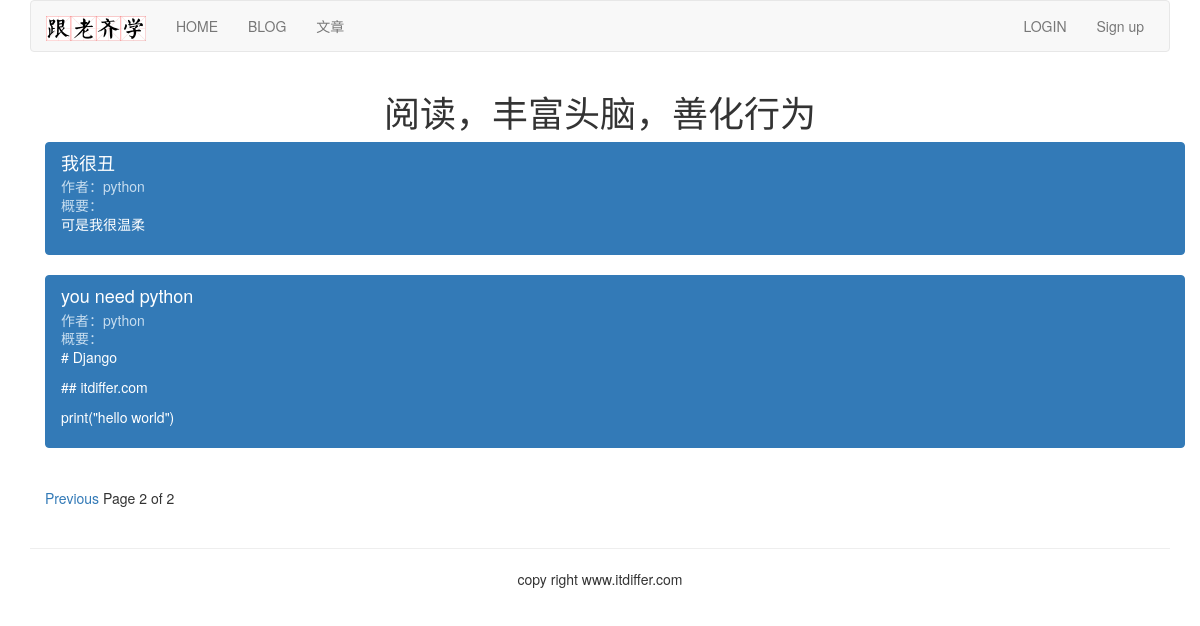
Page /article/list-article-titles/?page=2 on the committed database.
### article/models.py (models this page shows, shortened)
class ArticlePost(models.Model):
	author = models.ForeignKey(User, on_delete=models.CASCADE, related_name="article")
	title = models.CharField(max_length=200)
	slug = models.SlugField(max_length=500)
	column = models.ForeignKey(ArticleColumn, on_delete=models.CASCADE, related_name="article_column")
	body = models.TextField()
	created = models.DateTimeField(default=timezone.now)    #②
	updated = models.DateTimeField(auto_now=True)
	class Meta:
		ordering = ("-updated",)
		index_together = (('id', 'slug'),)    #③
	def get_url_path(self):
		return reverse("article:list_article_detail", args=[self.id, self.slug])

### article/list_views.py (the view)
# urls.py: path('list-article-titles/', list_views.article_titles, name="article_titles"),
def article_titles(request):
	articles_title = ArticlePost.objects.all()
	paginator = Paginator(articles_title, 2)
	page = request.GET.get('page')
	try:
		current_page = paginator.page(page)
		articles = current_page.object_list
	except PageNotAnInteger:
		current_page = paginator.page(1)
		articles = current_page.object_list
	except EmptyPage:
		current_page = paginator.page(paginator.num_pages)
		articles = current_page.object_list
	return render(request, "article/list/article_titles.html", {"articles":articles, "page": current_page})

### templates/article/list/article_titles.html (shortened to what this page needs)
{% extends "base.html" %}
{% block content %}
<div class="row text-center vertical-middle-sm">
    <h1>阅读，丰富头脑，善化行为</h1>
</div>
<div class="container">
    {% for article in articles %}
    <div class="list-group">
        <a href="{{article.get_url_path}}" class="list-group-item active">
        	<h4 class="list-group-item-heading">{{article.title}}</h4>
        	<p class="list-group-item-text">作者：{{article.author.username}}</p>
        	<p class="list-group-item-text">概要：{{article.body|slice:'70'| linebreaks}}</p>
        </a>
    </div>
    {% endfor %}
{% include "paginator.html" %}
</div>
{% endblock %}

### rows in the picture
ArticlePost: title "我很丑", author.username "python", body "可是我很温柔"
ArticlePost: title "you need python", author.username "python", body "# Django ## itdiffer.com print(\"hello world\")"

### other values in the picture
{{ page.number }} "2"
{{ page.paginator.num_pages }} "2"
